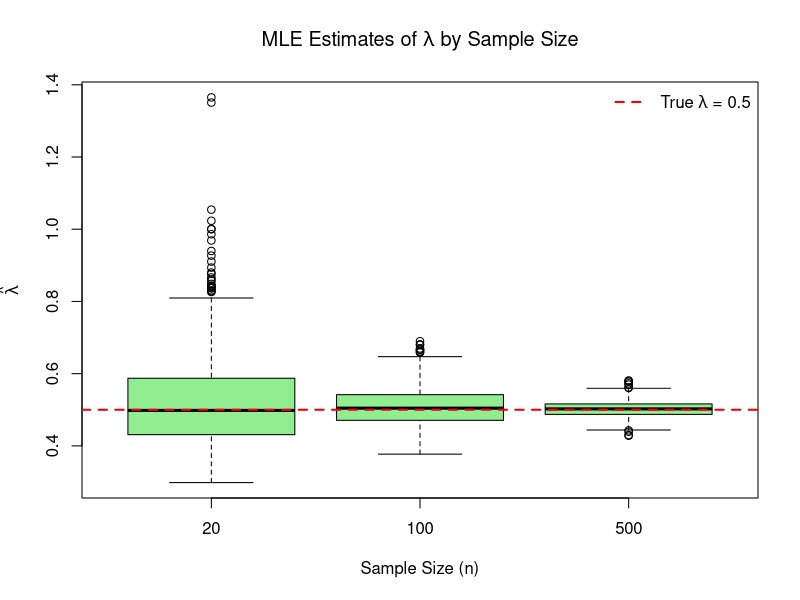
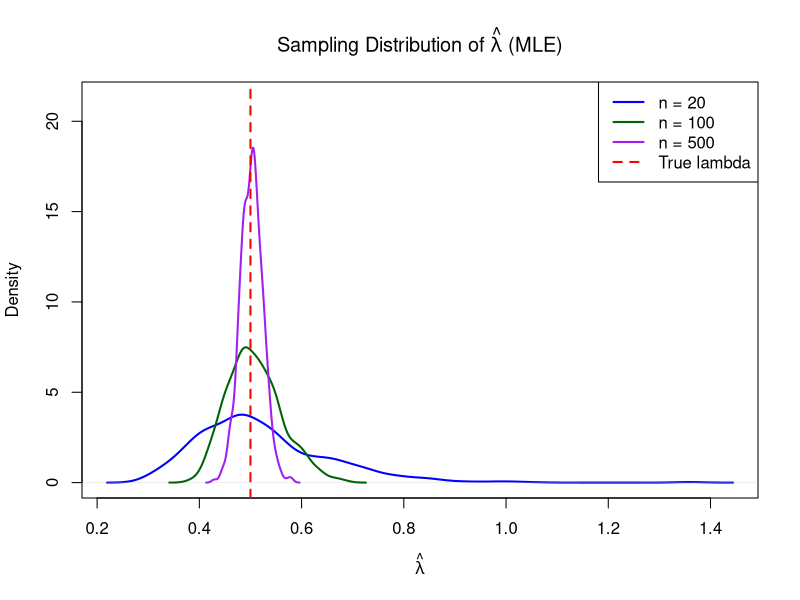

Recreate these plots in R, in order.
# ============================================================================
# Maximum Likelihood Estimation (MLE) for the Exponential Distribution
#
# Derivation:
#   Likelihood:      L(lambda) = lambda^n * exp(-lambda * sum(x_i))
#   Log-likelihood:  l(lambda) = n*log(lambda) - lambda * sum(x_i)
#   Score equation:  dl/dlambda = n/lambda - sum(x_i) = 0
#   MLE:             lambda_hat = n / sum(x_i) = 1 / X_bar
# ============================================================================

## ---- 0. Setup -------------------------------------------------------------

set.seed(2026)                     # reproducibility

true_lambda <- 0.5                 # true rate parameter
n_values    <- c(20, 100, 500)     # sample sizes under study
n_reps      <- 1000                # Monte Carlo replications

out_dir <- "mle_output"
if (!dir.exists(out_dir)) dir.create(out_dir)

## ---- 1. Paired Monte Carlo samples (common random numbers) ----------------

set.seed(2026)
sample_bank <- lapply(n_values, function(n) {
  matrix(rexp(n * n_reps, rate = true_lambda), nrow = n_reps, ncol = n, byrow = TRUE)
})
names(sample_bank) <- paste0("n_", n_values)

## ---- 1b. Monte Carlo simulation -------------------------------------------

simulate_mle <- function(samples) {
  n         <- ncol(samples)
  estimates <- numeric(nrow(samples))
  for (i in seq_len(nrow(samples))) {
    x            <- samples[i, ]
    estimates[i] <- n / sum(x)     # MLE: lambda_hat = 1 / xbar
  }
  estimates
}

estimates_list <- lapply(sample_bank, simulate_mle)
names(estimates_list) <- paste0("n_", n_values)

sim_data <- do.call(rbind, lapply(seq_along(n_values), function(i) {
  data.frame(
    n          = n_values[i],
    lambda_hat = estimates_list[[i]]
  )
}))
sim_data$n <- factor(sim_data$n, levels = n_values)

## ---- 2. Performance metrics ------------------------------------------------

compute_metrics <- function(estimates, true_value) {
  bias     <- mean(estimates, na.rm = TRUE) - true_value
  rel_bias <- bias / true_value
  variance <- var(estimates, na.rm = TRUE)
  mse      <- mean((estimates - true_value)^2, na.rm = TRUE)
  rel_mse  <- mse / true_value^2

  data.frame(
    Bias          = bias,
    Relative_Bias = rel_bias,
    Variance      = variance,
    MSE           = mse,
    Relative_MSE  = rel_mse
  )
}

metrics_df <- do.call(rbind, lapply(seq_along(n_values), function(i) {
  m <- compute_metrics(estimates_list[[i]], true_lambda)
  cbind(
    n             = n_values[i],
    True_Lambda   = true_lambda,
    Mean_Estimate = mean(estimates_list[[i]], na.rm = TRUE),
    m
  )
}))

print(metrics_df)

## ---- 3. Export metrics to CSV ----------------------------------------------

write.csv(
  metrics_df,
  file      = file.path(out_dir, "mle_performance_metrics.csv"),
  row.names = FALSE
)

## ---- 4. Boxplots: lambda_hat across sample sizes ---------------------------

png(file.path(out_dir, "mle_boxplot.png"), width = 900, height = 650, res = 120)

boxplot(
  lambda_hat ~ n, data = sim_data,
  main = expression(paste("MLE Estimates of ", lambda, " by Sample Size")),
  xlab = "Sample Size (n)",
  ylab = expression(hat(lambda)),
  col  = "lightgreen"
)
abline(h = true_lambda, col = "red", lwd = 2, lty = 2)
legend(
  "topright",
  legend = expression(paste("True ", lambda, " = 0.5")),
  col = "red", lty = 2, lwd = 2, bty = "n"
)

dev.off()

## ---- 5. Density plots: sampling distribution of lambda_hat -----------------

png(file.path(out_dir, "mle_density.png"), width = 900, height = 650, res = 120)

colors    <- c("blue", "darkgreen", "purple")
dens_list <- lapply(estimates_list, density, na.rm = TRUE)

xlim_range <- range(unlist(lapply(dens_list, function(d) d$x)), na.rm = TRUE)
ymax       <- max(unlist(lapply(dens_list, function(d) d$y)), na.rm = TRUE) * 1.15

plot(
  dens_list[[1]], col = colors[1], lwd = 2,
  xlim = xlim_range, ylim = c(0, ymax),
  main = expression(paste("Sampling Distribution of ", hat(lambda), " (MLE)")),
  xlab = expression(hat(lambda))
)
for (i in 2:length(dens_list)) {
  lines(dens_list[[i]], col = colors[i], lwd = 2)
}
abline(v = true_lambda, col = "red", lwd = 2, lty = 2)

legend(
  "topright",
  legend = c(paste("n =", n_values), "True lambda"),
  col    = c(colors, "red"),
  lwd    = 2,
  lty    = c(1, 1, 1, 2)
)

dev.off()

## ---- 6. Wrap-up -------------------------------------------------------------

cat("\nSimulation complete.\n")
cat("Performance metrics:\n")
print(metrics_df)
cat("\nOutputs saved to:", normalizePath(out_dir), "\n")
